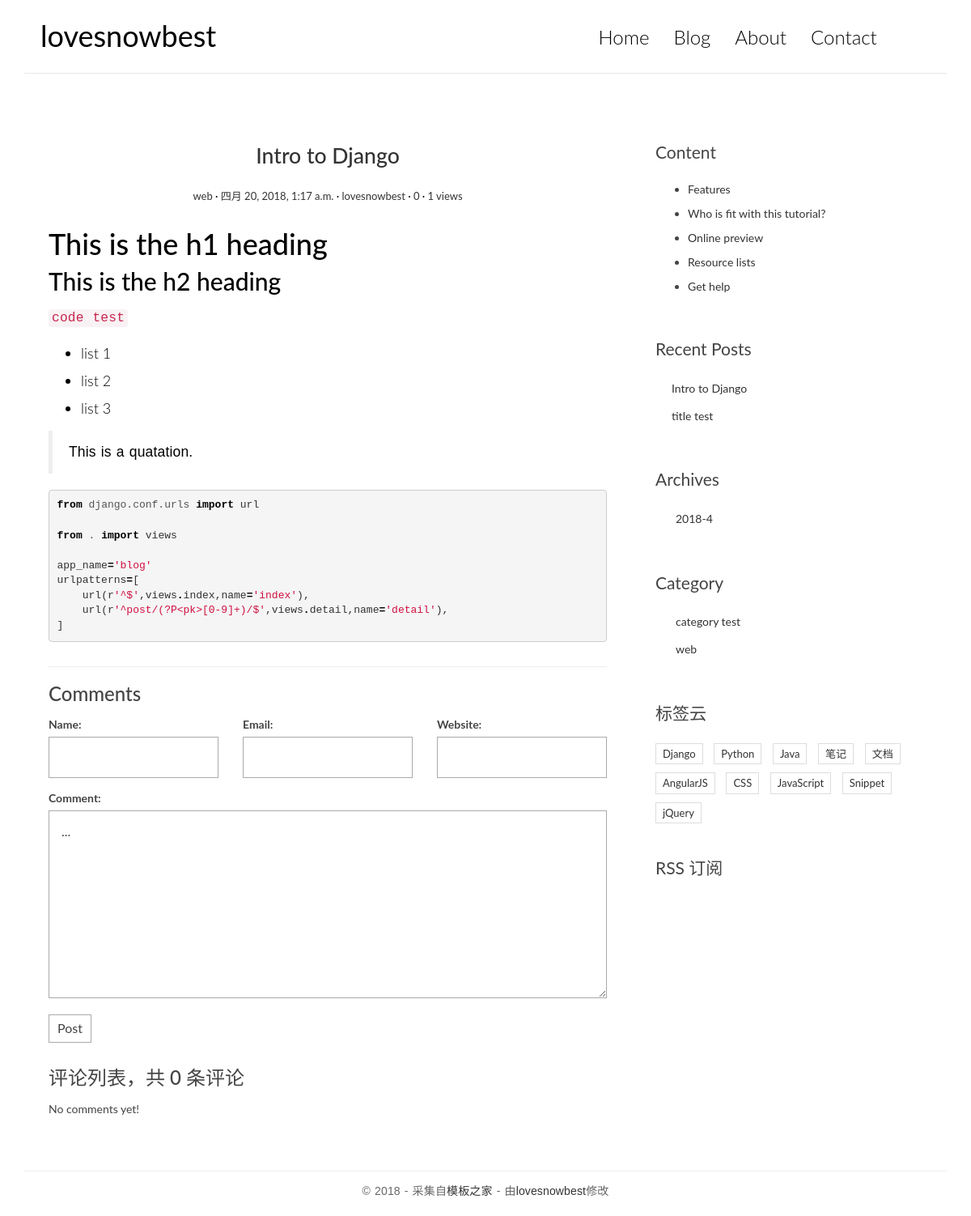
The app's page /post/2/, older data.
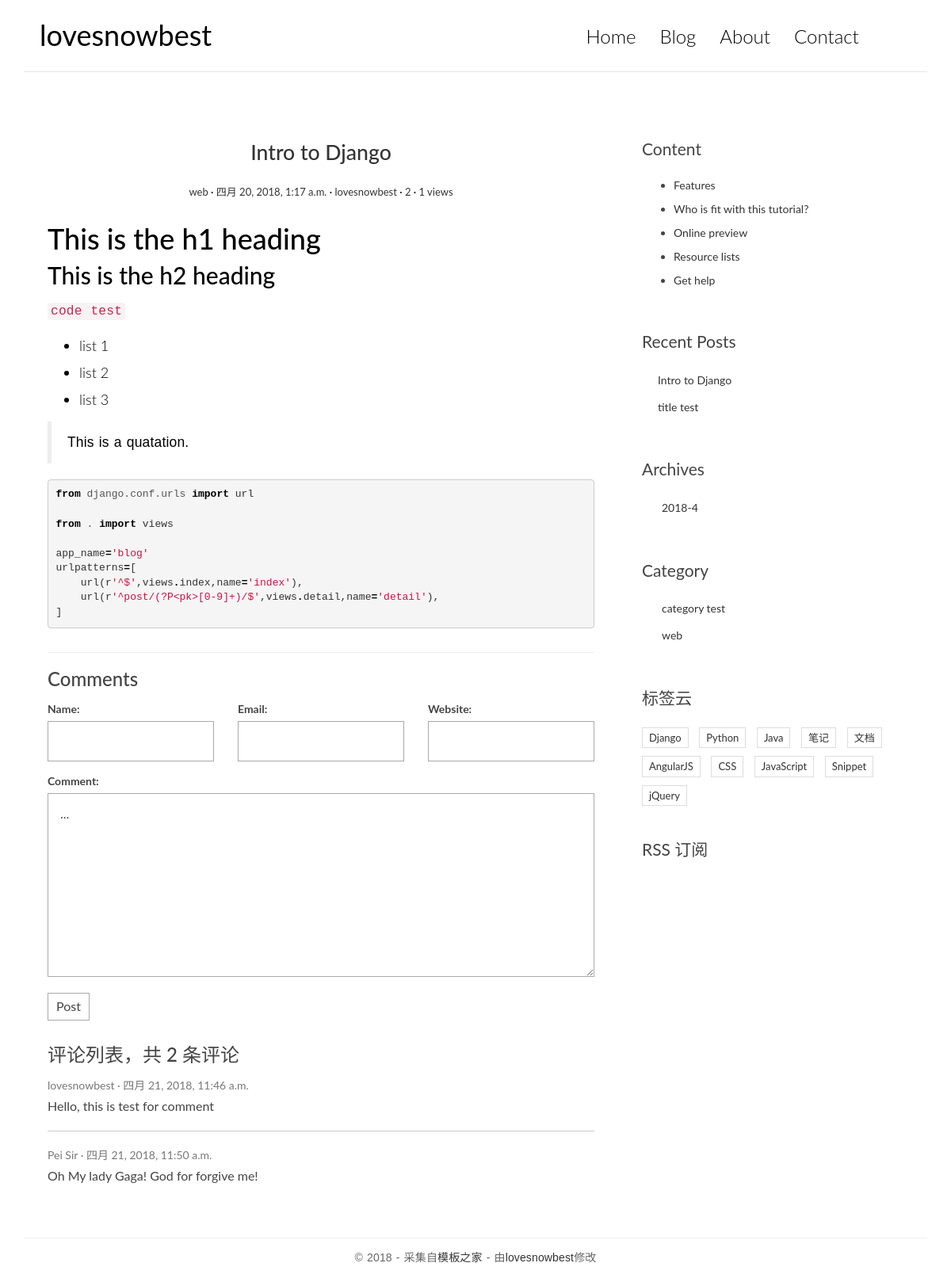
The same page, newer data.
### blog/models.py (models this page shows, shortened)
class Post(models.Model):
	title=models.CharField(max_length=70)
	body=models.TextField()
	created_time=models.DateTimeField()
	modified_time=models.DateTimeField()
	views=models.PositiveIntegerField(default=0)
	excerpt=models.CharField(max_length=200,blank=True)
	category=models.ForeignKey(Category,on_delete=models.CASCADE)
	tags=models.ManyToManyField(Tag,blank=True)
	author=models.ForeignKey(User,on_delete=models.CASCADE)
	def get_absolute_url(self):
		return reverse('blog:detail',kwargs={'pk':self.pk})
	class Meta:
		ordering=['-created_time']
	def increase_views(self):
		self.views+=1
		self.save(update_fields=['views'])

class Category(models.Model):
	name=models.CharField(max_length=100)

### comments/models.py (models this page shows, shortened)
class Comment(models.Model):
	name=models.CharField(max_length=100)
	email=models.EmailField(max_length=255)
	url=models.URLField(blank=True)
	text=models.TextField(default="...")
	created_time=models.DateTimeField(auto_now_add=True)
	post=models.ForeignKey('blog.Post',on_delete=models.CASCADE)

### blog/views.py (the view)
# urls.py: url(r'^post/(?P<pk>[0-9]+)/$',views.detail,name='detail'),
def detail(request,pk):
	post=get_object_or_404(Post,pk=pk)
	post.increase_views()
	post.body=markdown.markdown(post.body,
								extensions=[
									'markdown.extensions.extra',
									'markdown.extensions.codehilite',
									'markdown.extensions.toc'])
	form=CommentForm()
	comment_list=post.comment_set.all()
	comment_num=len(comment_list)
	context={
		'post':post,
		'form':form,
		'comment_list':comment_list,
	}
	return render(request,'blog/detail.html',context=context)

### comments/forms.py
class CommentForm(forms.ModelForm):
	class Meta:
		model=Comment
		fields=['name','email','url','text']

### blog/templatetags/blog_tags.py (called while the page is built)
@register.simple_tag
def get_recent_posts(num=5):
	return Post.objects.all().order_by('-created_time')[:num]

@register.simple_tag
def archives():
	return Post.objects.dates('created_time','month',order='DESC')

@register.simple_tag
def get_categories():
	return Category.objects.all()

### templates/blog/detail.html (shortened to what this page needs)
{% extends 'base.html' %}
{% block main %}
    <article class="post post-{{post.pk}}">
        <header class="entry-header">
            <h1 class="entry-title">
                <a href="{{post.get_absolute_url}}">{{post.title}}</a>
            </h1>
            <div class="entry-meta">
                <span class="post-category"><a href="#">{{post.category.name}}</a></span>
                <span class="post-date"><a href="#"><time class="entry-date" datetime="{{post.created_time}}">{{post.created_time}}</time></a></span>
                <span class="post-author"><a href="#">{{post.author}}</a></span>
                <span class="comments-link"><a href="{{post.get_absolute_url}}">{{post.comment_set.count}}</a></span>
                <span class="views-count"><a href="{{post.get_absolute_url}}">{{post.views}} views</a></span>
            </div>
        </header>
        <div class="entry-content clearfix">
            {{post.body|safe}}
        </div>
    </article>
    <section class="comment-area" id="comment-area">
        <hr>
        <h3>Comments</h3>
        <form action="{% url 'comments:post_comment' post.pk %}" method="post" class="comment-form">
            <div class="row">
                <div class="col-md-4">
                    <label for="{{form.name.id_for_label}}">Name:</label>
                    {{form.name}}
                </div>
                <div class="col-md-4">
                    <label for="{{form.email.id_for_label}}">Email:</label>
                    {{form.email}}
                </div>
                <div class="col-md-4">
                    <label for="{{form.url.id_for_label}}">Website:</label>
                    {{form.url}}
                </div>
                <div class="col-md-12">
                    <label for="{{form.text.id_for_label}}">Comment:</label>
                    {{form.text}}
                    <button type="submit" class="comment-btn">Post</button>
                </div>
            </div>
        </form>
        <div class="comment-list-panel">
            <h3>评论列表，共 <span>{{post.comment_set.count}}</span> 条评论</h3>
            <ul class="comment-list list-unstyled">
                {% for comment in comment_list %}
                <li class="comment-item">
                    <span class="nickname">{{comment.name}}</span>
                    <time class="submit-date">{{comment.created_time}}</time>
                    <div class="text">
                        {{comment.text}}
                    </div>
                </li>
                {% empty %}
                No comments yet!
                {% endfor %}
            </ul>
        </div>
    </section>
{% endblock main %}
{% block toc %}
    <div class="widget widget-content">
        <h3 class="widget-title">Content</h3>
        <ul>
            <li>
                <a href="#">Features</a>
            </li>
            <li>
                <a href="#">Who is fit with this tutorial?</a>
            </li>
            <li>
                <a href="#">Online preview</a>
            </li>
            <li>
                <a href="#">Resource lists</a>
            </li>
            <li>
                <a href="#">Get help</a>
            </li>
        </ul>
    </div>
{% endblock toc %}

### templates/base.html (shortened to what this page needs)
{% load static %}
{% load blog_tags %}
<!DOCTYPE html>
<html>
<head>
    <link rel="stylesheet" type="text/css" href="{% static 'blog/css/bootstrap.min.css' %}"/>
    <link rel="stylesheet" type="text/css" href="http://code.ionicframework.com/ionicons/2.0.1/css/ionicons.min.css"/>
    <link rel="stylesheet" type="text/css" href="{% static 'blog/css/pace.css' %}"/>
    <link rel="stylesheet" type="text/css" href="{% static 'blog/css/custom.css' %}"/>
    <link rel="stylesheet" type="text/css" href="{% static 'blog/css/highlights/github.css' %}">
</head>
<body>
<div class="container">
    <header id="site-header">
        <div class="row">
            <div class="col-md-4 col-sm-5 col-xs-8">
                <div class="logo">
                    <h1><a href="{% url 'blog:index' %}"><b>lovesnowbest</a></h1>
                </div>
            </div>
            <div class="col-md-8 col-sm-7 col-xs-4">
                <nav class="main-nav" role="navigation">
                    <div class="collapse navbar-collapse" id="bs-example-navbar-collapse-1">
                        <ul class="nav navbar-nav navbar-right">
                            <li class="cl-effect-11"><a href="{% url 'blog:index' %}" data-hover="Home">Home</a></li>
                            <li class="cl-effect-11"><a href="full-width.html" data-hover="Blog">Blog</a></li>
                            <li class="cl-effect-11"><a href="about.html" data-hover="About">About</a></li>
                            <li class="cl-effect-11"><a href="contact.html" data-hover="Contact">Contact</a></li>
                        </ul>
                    </div>
                </nav>
            </div>
        </div>
    </header>
</div>
<div class="content-body">
    <div class="container">
        <div class="row">
            <main class="col-md-8">
                {% block main %}
                {% endblock main %}
            </main>
            <aside class="col-md-4">
                {% block toc %}
                {% endblock toc %}
                <div class="widget widget-recent-posts">
                    <h3 class="widget-title">Recent Posts</h3>
                    {% get_recent_posts as recent_post_list %}
                    <ul>
                        {% for post in recent_post_list %}
                        <li>
                            <a href="{{post.get_absolute_url}}">{{post.title}}</a>
                        </li>
                        {% empty %}
                        No recent posts!
                        {% endfor %}
                    </ul>
                </div>
                <div class="widget widget-archives">
                    <h3 class="widget-title">Archives</h3>
                    {% archives as date_list %}
                    <ul>
                        {% for date in date_list %}
                        <li>
                            <a href="{% url 'blog:archives' date.year date.month %}">{{date.year}}-{{date.month}}</a>
                        </li>
                        {% empty %}
                        No archives yet!
                        {% endfor %}
                    </ul>
                </div>
                <div class="widget widget-category">
                    <h3 class="widget-title">Category</h3>
                    {% get_categories as category_list %}
                    <ul>
                        {% for category in category_list %}
                        <li>
                            <a href="{% url 'blog:category' category.pk %}">{{category.name}}</a>
                        </li>
                        {% empty %}
                        No categories yet!
                        {% endfor %}
                    </ul>
                </div>
                <div class="widget widget-tag-cloud">
                    <h3 class="widget-title">标签云</h3>
                    <ul>
                        <li>
                            <a href="#">Django</a>
                        </li>
                        <li>
                            <a href="#">Python</a>
                        </li>
                        <li>
                            <a href="#">Java</a>
                        </li>
                        <li>
                            <a href="#">笔记</a>
                        </li>
                        <li>
                            <a href="#">文档</a>
                        </li>
                        <li>
                            <a href="#">AngularJS</a>
                        </li>
                        <li>
                            <a href="#">CSS</a>
                        </li>
                        <li>
                            <a href="#">JavaScript</a>
                        </li>
                        <li>
                            <a href="#">Snippet</a>
                        </li>
                        <li>
                            <a href="#">jQuery</a>
                        </li>
                    </ul>
                </div>
                <div class="rss">
                    <a href=""> RSS 订阅</a>
                </div>
            </aside>
        </div>
    </div>
</div>
<footer id="site-footer">
    <div class="container">
        <div class="row">
            <div class="col-md-12">
                <p class="copyright">&copy 2018 - 采集自<a href="http://www.cssmoban.com/"
                                                        target="_blank" title="模板之家">模板之家</a>
                    - 由<a href="http://zmrenwu.com/" title="网页模板" target="_blank">lovesnowbest</a>修改
                </p>
            </div>
        </div>
    </div>
</footer>
</body>
</html>

### blog/static/blog/css/custom.css (style rules this page uses)
* { outline: none; }
h1, h2, h3, h4, h5, h6 { margin-top: 0; }
b { font-weight: 400; }
a { color: #333; }
body { color: #444; font-family: 'Lato', sans-serif; }
p { font-family: 'Ubuntu', sans-serif; font-weight: 400; word-spacing: 1px; letter-spacing: 0.01em; }
#site-header { background-color: #FFF; padding: 25px 20px; margin-bottom: 40px; border-bottom: 1px solid #e7e7e7; }
.logo h1 a { color: #000; }
.logo h1 { margin: 0; font-family: 'Lato', sans-serif; font-weight: 300; }
.main-nav { margin-top: 11px; max-width: 95%; }
.main-nav a { color: #000000 !important; padding: 0 0 5px 0 !important; margin-right: 30px; font-family: 'Lato', sans-serif; font-weight: 300; font-size: 24px; }
.cl-effect-11 a { padding: 10px 0; color: #0972b4; text-shadow: none; }
.cl-effect-11 a::before { position: absolute; top: 0; left: 0; overflow: hidden; padding: 0 0 5px 0 !important; max-width: 0; border-bottom: 1px solid #000; color: #000; content: attr(data-hover); white-space: nowrap; -webkit-transition: max-width 0.5s; -moz-transition: max-width 0.5s; transition: max-width 0.5s; }
.content-body { padding-bottom: 4em; }
.post { background: #fff; padding: 30px 30px 0; }
.entry-title { text-align: center; font-size: 1.9em; margin-bottom: 20px; line-height: 1.6; padding: 10px 20px 0; }
.entry-meta { text-align: center; color: #DDDDDD; font-size: 13px; margin-bottom: 30px; }
.entry-content { font-size: 18px; line-height: 1.9; font-weight: 300; color: #000; }
.post-category::after, .post-date::after, .post-author::after, .comments-link::after { content: ' ·'; color: #000; }
.widget { background: #fff; padding: 30px 0 0; }
.widget-title { font-size: 1.5em; margin-bottom: 20px; line-height: 1.6; padding: 10px 0 0; font-weight: 400; }
.widget-recent-posts ul { padding: 0; margin: 0; padding-left: 20px; }
.widget-recent-posts ul li { list-style-type: none; position: relative; line-height: 170%; margin-bottom: 10px; }
.widget-recent-posts ul li::before { content: '\f3d3'; font-family: "Ionicons"; position: absolute; left: -17px; top: 3px; font-size: 16px; color: #000; }
.widget-archives ul { padding: 0; margin: 0; padding-left: 25px; }
.widget-archives ul li { list-style-type: none; position: relative; line-height: 170%; margin-bottom: 10px; }
.widget-archives ul li::before { content: '\f3f3'; font-family: "Ionicons"; position: absolute; left: -25px; top: 1px; font-size: 16px; color: #000; }
.widget-category ul { padding: 0; margin: 0; padding-left: 25px; }
.widget-category ul li { list-style-type: none; position: relative; line-height: 170%; margin-bottom: 10px; }
.widget-category ul li::before { content: '\f3fe'; font-family: "Ionicons"; position: absolute; left: -25px; top: 1px; font-size: 18px; color: #000; }
.widget-tag-cloud ul { padding: 0; margin: 0; margin-right: -10px; }
.widget-tag-cloud ul li { list-style-type: none; font-size: 13px; display: inline-block; margin-right: 10px; margin-bottom: 10px; padding: 3px 8px; border: 1px solid #ddd; }
.widget-content ul li { margin-bottom: 10px; }
.rss { font-size: 21px; margin-top: 30px; }
.rss a { color: #444; }
#site-footer { padding-top: 10px; padding: 0 0 1.5em 0; }
.copyright { text-align: center; padding-top: 1em; margin: 0; border-top: 1px solid #eee; color: #666; }
.contact-form input, .comment-form input { border: 1px solid #aaa; margin-bottom: 15px; width: 100%; padding: 15px 15px; font-size: 16px; line-height: 100%; transition: 0.4s border-color linear; }
.contact-form textarea, .comment-form textarea { border: 1px solid #aaa; margin-bottom: 15px; width: 100%; padding: 15px 15px; font-size: 16px; line-height: 20px !important; min-height: 183px; transition: 0.4s border-color linear; }
.comment-area { padding: 0 30px 0; }
.comment-form { margin-top: 15px; }
.comment-form .comment-btn { background-color: #fff; border: 1px solid #aaa; font-size: 16px; padding: 5px 10px; }
.comment-list-panel { margin-top: 30px; }
.comment-list { margin-top: 15px; }
.comment-item:not(:last-child) { border-bottom: 1px #ccc solid; margin-bottom: 20px; padding-bottom: 20px; }
.comment-item .nickname, .comment-item .submit-date { color: #777; font-size: 14px; }
.comment-item .nickname:after { content: ' ·'; }
.comment-item .text { padding-top: 5px; font-size: 16px; }

### blog/static/blog/css/highlights/github.css (style rules this page uses)
.codehilite .o { color: #000000; font-weight: bold }
.codehilite .kn { color: #000000; font-weight: bold }
.codehilite .nn { color: #555555 }
.codehilite .w { color: #bbbbbb }
.codehilite .s1 { color: #d01040 }

Row changes from the older to the newer data that the page shows:
computed for Post "Intro to Django": comment_set.count "0" → "2"
added Comment: name "lovesnowbest", created_time "四月 21, 2018, 11:46 a.m.", text "Hello, this is test for comment"
added Comment: name "Pei Sir", created_time "四月 21, 2018, 11:50 a.m.", text "Oh My lady Gaga! God for forgive me!"
Text that changed along with them:
text no longer shown: "No comments yet!"
